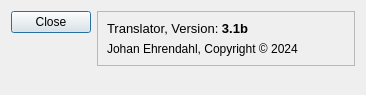
<?xml version="1.0" encoding="UTF-8"?>
<ui version="4.0">
 <class>DialogAbout</class>
 <widget class="QDialog" name="DialogAbout">
  <property name="geometry">
   <rect>
    <x>0</x>
    <y>0</y>
    <width>366</width>
    <height>95</height>
   </rect>
  </property>
  <property name="windowTitle">
   <string>%TITLE%</string>
  </property>
  <layout class="QFormLayout" name="formLayout">
   <item row="0" column="0">
    <widget class="QPushButton" name="pushButton">
     <property name="text">
      <string>Close</string>
     </property>
    </widget>
   </item>
   <item row="0" column="1">
    <widget class="QFrame" name="frame">
     <property name="frameShape">
      <enum>QFrame::StyledPanel</enum>
     </property>
     <property name="frameShadow">
      <enum>QFrame::Raised</enum>
     </property>
     <layout class="QVBoxLayout" name="verticalLayout">
      <item>
       <widget class="QLabel" name="label_2">
        <property name="text">
         <string>&lt;html&gt;&lt;head/&gt;&lt;body&gt;&lt;p&gt;&lt;span style=&quot; font-size:10pt;&quot;&gt;Translator, Version: &lt;/span&gt;&lt;span style=&quot; font-size:10pt; font-weight:600;&quot;&gt;3.1b&lt;/span&gt;&lt;/p&gt;&lt;/body&gt;&lt;/html&gt;</string>
        </property>
        <property name="scaledContents">
         <bool>true</bool>
        </property>
       </widget>
      </item>
      <item>
       <widget class="QLabel" name="label">
        <property name="text">
         <string>&lt;html&gt;&lt;head/&gt;&lt;body&gt;&lt;p&gt;Johan Ehrendahl, Copyright © 2024&lt;/p&gt;&lt;/body&gt;&lt;/html&gt;</string>
        </property>
        <property name="scaledContents">
         <bool>true</bool>
        </property>
       </widget>
      </item>
     </layout>
    </widget>
   </item>
  </layout>
 </widget>
 <resources/>
 <connections>
  <connection>
   <sender>pushButton</sender>
   <signal>pressed()</signal>
   <receiver>DialogAbout</receiver>
   <slot>close()</slot>
   <hints>
    <hint type="sourcelabel">
     <x>39</x>
     <y>16</y>
    </hint>
    <hint type="destinationlabel">
     <x>130</x>
     <y>42</y>
    </hint>
   </hints>
  </connection>
 </connections>
</ui>
